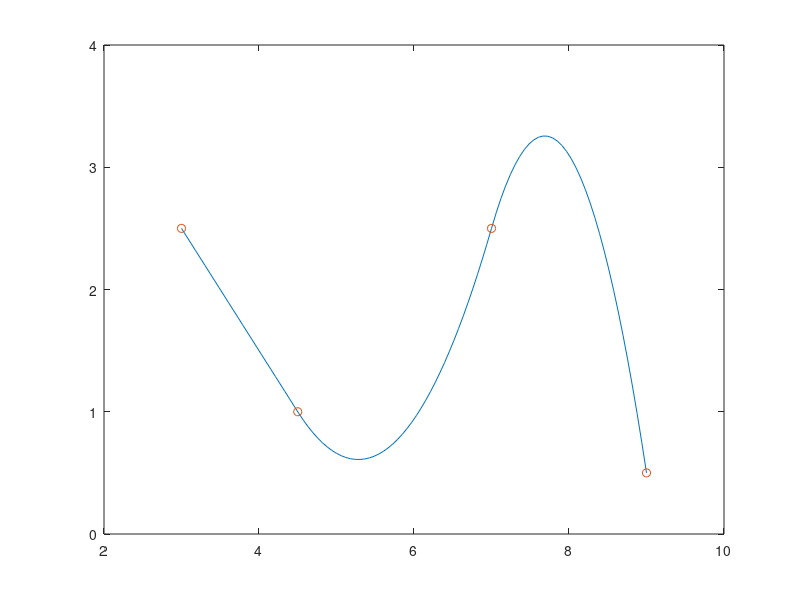

Source code (MATLAB):
clear
xi = [3.0;
    4.5;
    7.0;
    9.0;];
fi = [2.5;
    1.0;
    2.5;
    0.5;];
n = length(xi);

hi = diff(xi);
df = diff(fi);

ai = fi(1:n-1);

Coef = zeros(2*(n-1));
RH = zeros(2*(n-1),1);

Coef(1:n-1,1:n-1) = diag(hi);
Coef(1:n-1,n:2*(n-1)) = diag(hi).^2;
RH(1:n-1) = df;

Coef(n:2*(n-1),1:n-1) = eye(n-1) - circshift(eye(n-1),-1);
Coef(2*(n-1),1:n-1) = 0;
Coef(n:2*(n-1)-1,n:2*(n-1)-1) = 2*diag(hi(1:n-2));

Coef(2*(n-1),n) = 1;

res = Coef\RH;
bi = res(1:n-1);
ci = res(n:2*(n-1));
x = linspace(3,9);
f = zeros(size(x));

for count = 1:100
    i = find(x(count)>=xi(1:n-1),1,'last');
    f(count) = ai(i) + bi(i) * (x(count)-xi(i)) + ci(i) * (x(count)-xi(i))^2;
end
figure
plot(x,f)
hold on
plot(xi,fi,'o')
xlim([2 10])
ylim([0 4])